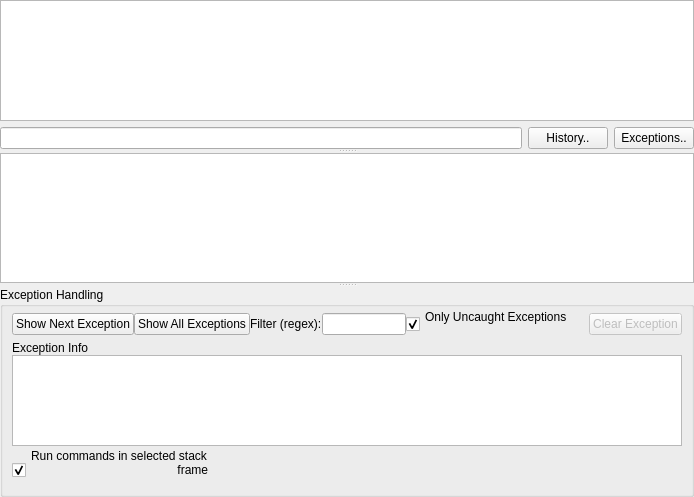
<?xml version="1.0" encoding="UTF-8"?>
<ui version="4.0">
    <class>Form</class>
    <widget class="QWidget" name="Form">
        <property name="geometry">
            <rect>
                <x>0</x>
                <y>0</y>
                <width>694</width>
                <height>497</height>
            </rect>
        </property>
        <property name="windowTitle">
            <string>Console</string>
        </property>
        <layout class="QGridLayout" name="gridLayout">
            <property name="margin">
                <number>0</number>
            </property>
            <property name="spacing">
                <number>0</number>
            </property>
            <item row="0" column="0">
                <widget class="QSplitter" name="splitter">
                    <property name="orientation">
                        <enum>Qt::Vertical</enum>
                    </property>
                    <widget class="QWidget" name="layoutWidget">
                        <layout class="QVBoxLayout" name="verticalLayout">
                            <item>
                                <widget class="QPlainTextEdit" name="output">
                                    <property name="font">
                                        <font>
                                            <family>Monospace</family>
                                        </font>
                                    </property>
                                    <property name="readOnly">
                                        <bool>true</bool>
                                    </property>
                                </widget>
                            </item>
                            <item>
                                <layout class="QHBoxLayout"
                                        name="horizontalLayout">
                                    <item>
                                        <widget class="CmdInput" name="input"/>
                                    </item>
                                    <item>
                                        <widget class="QPushButton"
                                                name="historyBtn">
                                            <property name="text">
                                                <string>History..</string>
                                            </property>
                                            <property name="checkable">
                                                <bool>true</bool>
                                            </property>
                                        </widget>
                                    </item>
                                    <item>
                                        <widget class="QPushButton"
                                                name="exceptionBtn">
                                            <property name="text">
                                                <string>Exceptions..</string>
                                            </property>
                                            <property name="checkable">
                                                <bool>true</bool>
                                            </property>
                                        </widget>
                                    </item>
                                </layout>
                            </item>
                        </layout>
                    </widget>
                    <widget class="QListWidget" name="historyList">
                        <property name="font">
                            <font>
                                <family>Monospace</family>
                            </font>
                        </property>
                    </widget>
                    <widget class="QGroupBox" name="exceptionGroup">
                        <property name="title">
                            <string>Exception Handling</string>
                        </property>
                        <layout class="QGridLayout" name="gridLayout_2">
                            <property name="topMargin">
                                <number>0</number>
                            </property>
                            <property name="bottomMargin">
                                <number>0</number>
                            </property>
                            <property name="spacing">
                                <number>0</number>
                            </property>
                            <item row="0" column="6">
                                <widget class="QPushButton"
                                        name="clearExceptionBtn">
                                    <property name="enabled">
                                        <bool>false</bool>
                                    </property>
                                    <property name="text">
                                        <string>Clear Exception</string>
                                    </property>
                                </widget>
                            </item>
                            <item row="0" column="1">
                                <widget class="QPushButton"
                                        name="catchAllExceptionsBtn">
                                    <property name="text">
                                        <string>Show All Exceptions</string>
                                    </property>
                                    <property name="checkable">
                                        <bool>true</bool>
                                    </property>
                                </widget>
                            </item>
                            <item row="0" column="0">
                                <widget class="QPushButton"
                                        name="catchNextExceptionBtn">
                                    <property name="text">
                                        <string>Show Next Exception</string>
                                    </property>
                                    <property name="checkable">
                                        <bool>true</bool>
                                    </property>
                                </widget>
                            </item>
                            <item row="0" column="4">
                                <widget class="QCheckBox"
                                        name="onlyUncaughtCheck">
                                    <property name="text">
                                        <string>Only Uncaught Exceptions
                                        </string>
                                    </property>
                                    <property name="checked">
                                        <bool>true</bool>
                                    </property>
                                </widget>
                            </item>
                            <item row="2" column="0" colspan="7">
                                <widget class="QListWidget"
                                        name="exceptionStackList">
                                    <property name="alternatingRowColors">
                                        <bool>true</bool>
                                    </property>
                                </widget>
                            </item>
                            <item row="3" column="0" colspan="7">
                                <widget class="QCheckBox"
                                        name="runSelectedFrameCheck">
                                    <property name="text">
                                        <string>Run commands in selected stack
                                            frame
                                        </string>
                                    </property>
                                    <property name="checked">
                                        <bool>true</bool>
                                    </property>
                                </widget>
                            </item>
                            <item row="1" column="0" colspan="7">
                                <widget class="QLabel"
                                        name="exceptionInfoLabel">
                                    <property name="text">
                                        <string>Exception Info</string>
                                    </property>
                                </widget>
                            </item>
                            <item row="0" column="5">
                                <spacer name="horizontalSpacer">
                                    <property name="orientation">
                                        <enum>Qt::Horizontal</enum>
                                    </property>
                                    <property name="sizeHint" stdset="0">
                                        <size>
                                            <width>40</width>
                                            <height>20</height>
                                        </size>
                                    </property>
                                </spacer>
                            </item>
                            <item row="0" column="2">
                                <widget class="QLabel" name="label">
                                    <property name="text">
                                        <string>Filter (regex):</string>
                                    </property>
                                </widget>
                            </item>
                            <item row="0" column="3">
                                <widget class="QLineEdit" name="filterText"/>
                            </item>
                        </layout>
                    </widget>
                </widget>
            </item>
        </layout>
    </widget>
    <customwidgets>
        <customwidget>
            <class>CmdInput</class>
            <extends>QLineEdit</extends>
            <header>.CmdInput</header>
        </customwidget>
    </customwidgets>
    <resources/>
    <connections/>
</ui>
